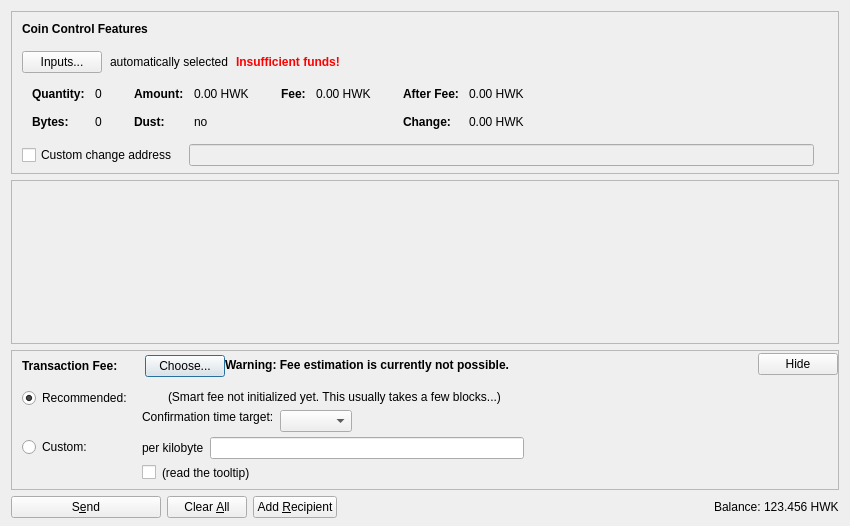
<?xml version="1.0" encoding="UTF-8"?>
<ui version="4.0">
 <class>SendCoinsDialog</class>
 <widget class="QDialog" name="SendCoinsDialog">
  <property name="geometry">
   <rect>
    <x>0</x>
    <y>0</y>
    <width>850</width>
    <height>526</height>
   </rect>
  </property>
  <property name="windowTitle">
   <string>Send Coins</string>
  </property>
  <layout class="QVBoxLayout" name="verticalLayout" stretch="0,1,0,0">
   <property name="bottomMargin">
    <number>8</number>
   </property>
   <item>
    <widget class="QFrame" name="frameCoinControl">
     <property name="sizePolicy">
      <sizepolicy hsizetype="Expanding" vsizetype="Expanding">
       <horstretch>0</horstretch>
       <verstretch>0</verstretch>
      </sizepolicy>
     </property>
     <property name="maximumSize">
      <size>
       <width>16777215</width>
       <height>16777215</height>
      </size>
     </property>
     <property name="frameShape">
      <enum>QFrame::StyledPanel</enum>
     </property>
     <property name="frameShadow">
      <enum>QFrame::Sunken</enum>
     </property>
     <layout class="QVBoxLayout" name="verticalLayoutCoinControl2">
      <property name="spacing">
       <number>0</number>
      </property>
      <property name="leftMargin">
       <number>0</number>
      </property>
      <property name="topMargin">
       <number>0</number>
      </property>
      <property name="rightMargin">
       <number>0</number>
      </property>
      <property name="bottomMargin">
       <number>6</number>
      </property>
      <item>
       <layout class="QVBoxLayout" name="verticalLayoutCoinControl" stretch="0,0,0,0,1">
        <property name="spacing">
         <number>0</number>
        </property>
        <property name="leftMargin">
         <number>10</number>
        </property>
        <property name="topMargin">
         <number>10</number>
        </property>
        <item>
         <layout class="QHBoxLayout" name="horizontalLayoutCoinControl1">
          <property name="bottomMargin">
           <number>15</number>
          </property>
          <item>
           <widget class="QLabel" name="labelCoinControlFeatures">
            <property name="sizePolicy">
             <sizepolicy hsizetype="Preferred" vsizetype="Maximum">
              <horstretch>0</horstretch>
              <verstretch>0</verstretch>
             </sizepolicy>
            </property>
            <property name="font">
             <font>
              <weight>75</weight>
              <bold>true</bold>
             </font>
            </property>
            <property name="styleSheet">
             <string notr="true">font-weight:bold;</string>
            </property>
            <property name="text">
             <string>Coin Control Features</string>
            </property>
           </widget>
          </item>
         </layout>
        </item>
        <item>
         <layout class="QHBoxLayout" name="horizontalLayoutCoinControl2" stretch="0,0,0,0">
          <property name="spacing">
           <number>8</number>
          </property>
          <property name="bottomMargin">
           <number>10</number>
          </property>
          <item>
           <widget class="QPushButton" name="pushButtonCoinControl">
            <property name="styleSheet">
             <string notr="true"/>
            </property>
            <property name="text">
             <string>Inputs...</string>
            </property>
            <property name="autoDefault">
             <bool>false</bool>
            </property>
           </widget>
          </item>
          <item>
           <widget class="QLabel" name="labelCoinControlAutomaticallySelected">
            <property name="text">
             <string>automatically selected</string>
            </property>
            <property name="margin">
             <number>5</number>
            </property>
           </widget>
          </item>
          <item>
           <widget class="QLabel" name="labelCoinControlInsuffFunds">
            <property name="font">
             <font>
              <weight>75</weight>
              <bold>true</bold>
             </font>
            </property>
            <property name="styleSheet">
             <string notr="true">color:red;font-weight:bold;</string>
            </property>
            <property name="text">
             <string>Insufficient funds!</string>
            </property>
            <property name="margin">
             <number>5</number>
            </property>
           </widget>
          </item>
          <item>
           <spacer name="horizontalSpacerCoinControl">
            <property name="orientation">
             <enum>Qt::Horizontal</enum>
            </property>
            <property name="sizeHint" stdset="0">
             <size>
              <width>40</width>
              <height>1</height>
             </size>
            </property>
           </spacer>
          </item>
         </layout>
        </item>
        <item>
         <widget class="QWidget" name="widgetCoinControl" native="true">
          <property name="sizePolicy">
           <sizepolicy hsizetype="Preferred" vsizetype="Preferred">
            <horstretch>0</horstretch>
            <verstretch>0</verstretch>
           </sizepolicy>
          </property>
          <property name="minimumSize">
           <size>
            <width>0</width>
            <height>0</height>
           </size>
          </property>
          <property name="styleSheet">
           <string notr="true"/>
          </property>
          <layout class="QHBoxLayout" name="horizontalLayoutCoinControl5">
           <property name="leftMargin">
            <number>0</number>
           </property>
           <property name="topMargin">
            <number>0</number>
           </property>
           <property name="rightMargin">
            <number>0</number>
           </property>
           <property name="bottomMargin">
            <number>0</number>
           </property>
           <item>
            <layout class="QHBoxLayout" name="horizontalLayoutCoinControl3" stretch="0,0,0,1">
             <property name="spacing">
              <number>20</number>
             </property>
             <property name="topMargin">
              <number>0</number>
             </property>
             <property name="bottomMargin">
              <number>10</number>
             </property>
             <item>
              <layout class="QFormLayout" name="formLayoutCoinControl1">
               <property name="horizontalSpacing">
                <number>10</number>
               </property>
               <property name="verticalSpacing">
                <number>14</number>
               </property>
               <property name="leftMargin">
                <number>10</number>
               </property>
               <property name="topMargin">
                <number>4</number>
               </property>
               <property name="rightMargin">
                <number>6</number>
               </property>
               <item row="0" column="0">
                <widget class="QLabel" name="labelCoinControlQuantityText">
                 <property name="font">
                  <font>
                   <weight>75</weight>
                   <bold>true</bold>
                  </font>
                 </property>
                 <property name="text">
                  <string>Quantity:</string>
                 </property>
                 <property name="margin">
                  <number>0</number>
                 </property>
                </widget>
               </item>
               <item row="0" column="1">
                <widget class="QLabel" name="labelCoinControlQuantity">
                 <property name="cursor">
                  <cursorShape>IBeamCursor</cursorShape>
                 </property>
                 <property name="contextMenuPolicy">
                  <enum>Qt::ActionsContextMenu</enum>
                 </property>
                 <property name="text">
                  <string notr="true">0</string>
                 </property>
                 <property name="margin">
                  <number>0</number>
                 </property>
                 <property name="textInteractionFlags">
                  <set>Qt::LinksAccessibleByMouse|Qt::TextSelectableByKeyboard|Qt::TextSelectableByMouse</set>
                 </property>
                </widget>
               </item>
               <item row="1" column="0">
                <widget class="QLabel" name="labelCoinControlBytesText">
                 <property name="font">
                  <font>
                   <weight>75</weight>
                   <bold>true</bold>
                  </font>
                 </property>
                 <property name="text">
                  <string>Bytes:</string>
                 </property>
                </widget>
               </item>
               <item row="1" column="1">
                <widget class="QLabel" name="labelCoinControlBytes">
                 <property name="cursor">
                  <cursorShape>IBeamCursor</cursorShape>
                 </property>
                 <property name="contextMenuPolicy">
                  <enum>Qt::ActionsContextMenu</enum>
                 </property>
                 <property name="text">
                  <string notr="true">0</string>
                 </property>
                 <property name="textInteractionFlags">
                  <set>Qt::LinksAccessibleByMouse|Qt::TextSelectableByKeyboard|Qt::TextSelectableByMouse</set>
                 </property>
                </widget>
               </item>
              </layout>
             </item>
             <item>
              <layout class="QFormLayout" name="formLayoutCoinControl2">
               <property name="horizontalSpacing">
                <number>10</number>
               </property>
               <property name="verticalSpacing">
                <number>14</number>
               </property>
               <property name="leftMargin">
                <number>6</number>
               </property>
               <property name="topMargin">
                <number>4</number>
               </property>
               <property name="rightMargin">
                <number>6</number>
               </property>
               <item row="0" column="0">
                <widget class="QLabel" name="labelCoinControlAmountText">
                 <property name="font">
                  <font>
                   <weight>75</weight>
                   <bold>true</bold>
                  </font>
                 </property>
                 <property name="text">
                  <string>Amount:</string>
                 </property>
                 <property name="margin">
                  <number>0</number>
                 </property>
                </widget>
               </item>
               <item row="0" column="1">
                <widget class="QLabel" name="labelCoinControlAmount">
                 <property name="cursor">
                  <cursorShape>IBeamCursor</cursorShape>
                 </property>
                 <property name="contextMenuPolicy">
                  <enum>Qt::ActionsContextMenu</enum>
                 </property>
                 <property name="text">
                  <string notr="true">0.00 HWK</string>
                 </property>
                 <property name="textInteractionFlags">
                  <set>Qt::LinksAccessibleByMouse|Qt::TextSelectableByKeyboard|Qt::TextSelectableByMouse</set>
                 </property>
                </widget>
               </item>
               <item row="1" column="0">
                <widget class="QLabel" name="labelCoinControlLowOutputText">
                 <property name="font">
                  <font>
                   <weight>75</weight>
                   <bold>true</bold>
                  </font>
                 </property>
                 <property name="text">
                  <string>Dust:</string>
                 </property>
                </widget>
               </item>
               <item row="1" column="1">
                <widget class="QLabel" name="labelCoinControlLowOutput">
                 <property name="cursor">
                  <cursorShape>IBeamCursor</cursorShape>
                 </property>
                 <property name="contextMenuPolicy">
                  <enum>Qt::ActionsContextMenu</enum>
                 </property>
                 <property name="text">
                  <string notr="true">no</string>
                 </property>
                 <property name="textInteractionFlags">
                  <set>Qt::LinksAccessibleByMouse|Qt::TextSelectableByKeyboard|Qt::TextSelectableByMouse</set>
                 </property>
                </widget>
               </item>
              </layout>
             </item>
             <item>
              <layout class="QFormLayout" name="formLayoutCoinControl3">
               <property name="horizontalSpacing">
                <number>10</number>
               </property>
               <property name="verticalSpacing">
                <number>14</number>
               </property>
               <property name="leftMargin">
                <number>6</number>
               </property>
               <property name="topMargin">
                <number>4</number>
               </property>
               <property name="rightMargin">
                <number>6</number>
               </property>
               <item row="0" column="0">
                <widget class="QLabel" name="labelCoinControlFeeText">
                 <property name="font">
                  <font>
                   <weight>75</weight>
                   <bold>true</bold>
                  </font>
                 </property>
                 <property name="text">
                  <string>Fee:</string>
                 </property>
                 <property name="margin">
                  <number>0</number>
                 </property>
                </widget>
               </item>
               <item row="0" column="1">
                <widget class="QLabel" name="labelCoinControlFee">
                 <property name="cursor">
                  <cursorShape>IBeamCursor</cursorShape>
                 </property>
                 <property name="contextMenuPolicy">
                  <enum>Qt::ActionsContextMenu</enum>
                 </property>
                 <property name="text">
                  <string notr="true">0.00 HWK</string>
                 </property>
                 <property name="textInteractionFlags">
                  <set>Qt::LinksAccessibleByMouse|Qt::TextSelectableByKeyboard|Qt::TextSelectableByMouse</set>
                 </property>
                </widget>
               </item>
              </layout>
             </item>
             <item>
              <layout class="QFormLayout" name="formLayoutCoinControl4">
               <property name="horizontalSpacing">
                <number>10</number>
               </property>
               <property name="verticalSpacing">
                <number>14</number>
               </property>
               <property name="leftMargin">
                <number>6</number>
               </property>
               <property name="topMargin">
                <number>4</number>
               </property>
               <property name="rightMargin">
                <number>6</number>
               </property>
               <item row="0" column="0">
                <widget class="QLabel" name="labelCoinControlAfterFeeText">
                 <property name="font">
                  <font>
                   <weight>75</weight>
                   <bold>true</bold>
                  </font>
                 </property>
                 <property name="text">
                  <string>After Fee:</string>
                 </property>
                 <property name="margin">
                  <number>0</number>
                 </property>
                </widget>
               </item>
               <item row="0" column="1">
                <widget class="QLabel" name="labelCoinControlAfterFee">
                 <property name="cursor">
                  <cursorShape>IBeamCursor</cursorShape>
                 </property>
                 <property name="contextMenuPolicy">
                  <enum>Qt::ActionsContextMenu</enum>
                 </property>
                 <property name="text">
                  <string notr="true">0.00 HWK</string>
                 </property>
                 <property name="textInteractionFlags">
                  <set>Qt::LinksAccessibleByMouse|Qt::TextSelectableByKeyboard|Qt::TextSelectableByMouse</set>
                 </property>
                </widget>
               </item>
               <item row="1" column="0">
                <widget class="QLabel" name="labelCoinControlChangeText">
                 <property name="font">
                  <font>
                   <weight>75</weight>
                   <bold>true</bold>
                  </font>
                 </property>
                 <property name="text">
                  <string>Change:</string>
                 </property>
                </widget>
               </item>
               <item row="1" column="1">
                <widget class="QLabel" name="labelCoinControlChange">
                 <property name="cursor">
                  <cursorShape>IBeamCursor</cursorShape>
                 </property>
                 <property name="contextMenuPolicy">
                  <enum>Qt::ActionsContextMenu</enum>
                 </property>
                 <property name="text">
                  <string notr="true">0.00 HWK</string>
                 </property>
                 <property name="textInteractionFlags">
                  <set>Qt::LinksAccessibleByMouse|Qt::TextSelectableByKeyboard|Qt::TextSelectableByMouse</set>
                 </property>
                </widget>
               </item>
              </layout>
             </item>
            </layout>
           </item>
          </layout>
         </widget>
        </item>
        <item>
         <layout class="QHBoxLayout" name="horizontalLayoutCoinControl4" stretch="0,0,0">
          <property name="spacing">
           <number>12</number>
          </property>
          <property name="sizeConstraint">
           <enum>QLayout::SetDefaultConstraint</enum>
          </property>
          <property name="topMargin">
           <number>5</number>
          </property>
          <property name="rightMargin">
           <number>5</number>
          </property>
          <item>
           <widget class="QCheckBox" name="checkBoxCoinControlChange">
            <property name="toolTip">
             <string>If this is activated, but the change address is empty or invalid, change will be sent to a newly generated address.</string>
            </property>
            <property name="text">
             <string>Custom change address</string>
            </property>
           </widget>
          </item>
          <item>
           <widget class="QValidatedLineEdit" name="lineEditCoinControlChange">
            <property name="enabled">
             <bool>false</bool>
            </property>
            <property name="sizePolicy">
             <sizepolicy hsizetype="Expanding" vsizetype="Fixed">
              <horstretch>0</horstretch>
              <verstretch>0</verstretch>
             </sizepolicy>
            </property>
           </widget>
          </item>
          <item>
           <widget class="QLabel" name="labelCoinControlChangeLabel">
            <property name="sizePolicy">
             <sizepolicy hsizetype="Preferred" vsizetype="Expanding">
              <horstretch>0</horstretch>
              <verstretch>0</verstretch>
             </sizepolicy>
            </property>
            <property name="minimumSize">
             <size>
              <width>0</width>
              <height>0</height>
             </size>
            </property>
            <property name="text">
             <string/>
            </property>
            <property name="margin">
             <number>3</number>
            </property>
           </widget>
          </item>
         </layout>
        </item>
        <item>
         <spacer name="verticalSpacerCoinControl">
          <property name="orientation">
           <enum>Qt::Vertical</enum>
          </property>
          <property name="sizeHint" stdset="0">
           <size>
            <width>800</width>
            <height>1</height>
           </size>
          </property>
         </spacer>
        </item>
       </layout>
      </item>
     </layout>
    </widget>
   </item>
   <item>
    <widget class="QScrollArea" name="scrollArea">
     <property name="widgetResizable">
      <bool>true</bool>
     </property>
     <widget class="QWidget" name="scrollAreaWidgetContents">
      <property name="geometry">
       <rect>
        <x>0</x>
        <y>0</y>
        <width>830</width>
        <height>104</height>
       </rect>
      </property>
      <layout class="QVBoxLayout" name="verticalLayout_2" stretch="0,1">
       <property name="leftMargin">
        <number>0</number>
       </property>
       <property name="topMargin">
        <number>0</number>
       </property>
       <property name="rightMargin">
        <number>0</number>
       </property>
       <property name="bottomMargin">
        <number>0</number>
       </property>
       <item>
        <layout class="QVBoxLayout" name="entries">
         <property name="spacing">
          <number>6</number>
         </property>
        </layout>
       </item>
       <item>
        <spacer name="verticalSpacer">
         <property name="orientation">
          <enum>Qt::Vertical</enum>
         </property>
         <property name="sizeHint" stdset="0">
          <size>
           <width>20</width>
           <height>40</height>
          </size>
         </property>
        </spacer>
       </item>
      </layout>
     </widget>
    </widget>
   </item>
   <item>
    <widget class="QFrame" name="frameFee">
     <property name="sizePolicy">
      <sizepolicy hsizetype="Expanding" vsizetype="Expanding">
       <horstretch>0</horstretch>
       <verstretch>0</verstretch>
      </sizepolicy>
     </property>
     <property name="maximumSize">
      <size>
       <width>16777215</width>
       <height>16777215</height>
      </size>
     </property>
     <property name="frameShape">
      <enum>QFrame::StyledPanel</enum>
     </property>
     <property name="frameShadow">
      <enum>QFrame::Sunken</enum>
     </property>
     <layout class="QVBoxLayout" name="verticalLayoutFee1">
      <property name="spacing">
       <number>0</number>
      </property>
      <property name="leftMargin">
       <number>0</number>
      </property>
      <property name="topMargin">
       <number>0</number>
      </property>
      <property name="rightMargin">
       <number>0</number>
      </property>
      <property name="bottomMargin">
       <number>0</number>
      </property>
      <item>
       <layout class="QVBoxLayout" name="verticalLayoutFee2" stretch="0,0,0">
        <property name="spacing">
         <number>0</number>
        </property>
        <property name="leftMargin">
         <number>10</number>
        </property>
        <property name="topMargin">
         <number>0</number>
        </property>
        <item>
         <layout class="QHBoxLayout" name="horizontalLayoutFee1">
          <property name="bottomMargin">
           <number>0</number>
          </property>
          <item>
           <layout class="QVBoxLayout" name="verticalLayoutFee7">
            <property name="spacing">
             <number>0</number>
            </property>
            <item>
             <spacer name="verticalSpacerSmartFee">
              <property name="orientation">
               <enum>Qt::Vertical</enum>
              </property>
              <property name="sizeType">
               <enum>QSizePolicy::Fixed</enum>
              </property>
              <property name="sizeHint" stdset="0">
               <size>
                <width>1</width>
                <height>4</height>
               </size>
              </property>
             </spacer>
            </item>
            <item>
             <layout class="QHBoxLayout" name="horizontalLayoutSmartFee">
              <property name="spacing">
               <number>10</number>
              </property>
              <item>
               <widget class="QLabel" name="labelFeeHeadline">
                <property name="sizePolicy">
                 <sizepolicy hsizetype="Preferred" vsizetype="Maximum">
                  <horstretch>0</horstretch>
                  <verstretch>0</verstretch>
                 </sizepolicy>
                </property>
                <property name="font">
                 <font>
                  <weight>75</weight>
                  <bold>true</bold>
                 </font>
                </property>
                <property name="styleSheet">
                 <string notr="true">font-weight:bold;</string>
                </property>
                <property name="text">
                 <string>Transaction Fee:</string>
                </property>
               </widget>
              </item>
              <item>
               <widget class="QLabel" name="labelFeeMinimized">
                <property name="text">
                 <string/>
                </property>
               </widget>
              </item>
              <item>
               <widget class="QPushButton" name="buttonChooseFee">
                <property name="text">
                 <string>Choose...</string>
                </property>
               </widget>
              </item>
             </layout>
            </item>
            <item>
             <spacer name="verticalSpacer_5">
              <property name="orientation">
               <enum>Qt::Vertical</enum>
              </property>
              <property name="sizeHint" stdset="0">
               <size>
                <width>1</width>
                <height>1</height>
               </size>
              </property>
             </spacer>
            </item>
           </layout>
          </item>
          <item>
           <widget class="QLabel" name="fallbackFeeWarningLabel">
            <property name="toolTip">
             <string>Using the fallbackfee can result in sending a transaction that will take several hours or days (or never) to confirm. Consider choosing your fee manually or wait until you have validated the complete chain.</string>
            </property>
            <property name="font">
            <font>
                <weight>75</weight>
                <bold>true</bold>
            </font>
            </property>
            <property name="text">
             <string>Warning: Fee estimation is currently not possible.</string>
            </property>
            <property name="wordWrap">
             <bool>false</bool>
            </property>
           </widget>
          </item>
          <item>
           <spacer name="horizontalSpacer_4">
            <property name="orientation">
             <enum>Qt::Horizontal</enum>
            </property>
            <property name="sizeType">
             <enum>QSizePolicy::MinimumExpanding</enum>
            </property>
            <property name="sizeHint" stdset="0">
             <size>
              <width>40</width>
              <height>20</height>
             </size>
            </property>
           </spacer>
          </item>
          <item>
           <widget class="QPushButton" name="buttonMinimizeFee">
            <property name="toolTip">
             <string>collapse fee-settings</string>
            </property>
            <property name="text">
             <string>Hide</string>
            </property>
           </widget>
          </item>
         </layout>
        </item>
        <item>
         <widget class="QFrame" name="frameFeeSelection">
          <layout class="QVBoxLayout" name="verticalLayoutFee12">
           <property name="spacing">
            <number>0</number>
           </property>
           <property name="leftMargin">
            <number>0</number>
           </property>
           <property name="topMargin">
            <number>0</number>
           </property>
           <property name="rightMargin">
            <number>0</number>
           </property>
           <property name="bottomMargin">
            <number>0</number>
           </property>
           <item>
            <layout class="QGridLayout" name="gridLayoutFee">
             <property name="topMargin">
              <number>10</number>
             </property>
             <property name="bottomMargin">
              <number>4</number>
             </property>
             <property name="horizontalSpacing">
              <number>10</number>
             </property>
             <property name="verticalSpacing">
              <number>4</number>
             </property>
             <item row="1" column="1">
              <layout class="QVBoxLayout" name="verticalLayoutFee8">
               <property name="spacing">
                <number>6</number>
               </property>
               <item>
                <layout class="QHBoxLayout" name="horizontalLayoutFee13">
                 <item>
                  <widget class="QLabel" name="labelCustomPerKilobyte">
                   <property name="toolTip">
                    <string>If the custom fee is set to 1000 satoshis and the transaction is only 250 bytes, then &quot;per kilobyte&quot; only pays 250 satoshis in fee, while &quot;total at least&quot; pays 1000 satoshis. For transactions bigger than a kilobyte both pay by kilobyte.</string>
                   </property>
                   <property name="text">
                    <string>per kilobyte</string>
                   </property>
                  </widget>
                 </item>
                 <item>
                  <widget class="BitcoinAmountField" name="customFee"/>
                 </item>
                 <item>
                  <spacer name="horizontalSpacer_6">
                   <property name="orientation">
                    <enum>Qt::Horizontal</enum>
                   </property>
                   <property name="sizeHint" stdset="0">
                    <size>
                     <width>1</width>
                     <height>1</height>
                    </size>
                   </property>
                  </spacer>
                 </item>
                </layout>
               </item>
               <item>
                <layout class="QHBoxLayout" name="horizontalLayoutFee8">
                 <item>
                  <widget class="QCheckBox" name="checkBoxMinimumFee">
                   <property name="toolTip">
                    <string>Paying only the minimum fee is just fine as long as there is less transaction volume than space in the blocks. But be aware that this can end up in a never confirming transaction once there is more demand for litecoin transactions than the network can process.</string>
                   </property>
                   <property name="text">
                    <string/>
                   </property>
                  </widget>
                 </item>
                 <item>
                  <widget class="QLabel" name="labelMinFeeWarning">
                   <property name="enabled">
                    <bool>true</bool>
                   </property>
                   <property name="toolTip">
                    <string>Paying only the minimum fee is just fine as long as there is less transaction volume than space in the blocks. But be aware that this can end up in a never confirming transaction once there is more demand for litecoin transactions than the network can process.</string>
                   </property>
                   <property name="text">
                    <string>(read the tooltip)</string>
                   </property>
                   <property name="margin">
                    <number>5</number>
                   </property>
                  </widget>
                 </item>
                 <item>
                  <spacer name="horizontalSpacer_2">
                   <property name="orientation">
                    <enum>Qt::Horizontal</enum>
                   </property>
                   <property name="sizeHint" stdset="0">
                    <size>
                     <width>1</width>
                     <height>1</height>
                    </size>
                   </property>
                  </spacer>
                 </item>
                </layout>
               </item>
              </layout>
             </item>
             <item row="0" column="0">
              <layout class="QVBoxLayout" name="verticalLayoutFee4" stretch="0,1">
               <item>
                <widget class="QRadioButton" name="radioSmartFee">
                 <property name="text">
                  <string>Recommended:</string>
                 </property>
                 <property name="checked">
                  <bool>true</bool>
                 </property>
                 <attribute name="buttonGroup">
                  <string notr="true">groupFee</string>
                 </attribute>
                </widget>
               </item>
               <item>
                <spacer name="verticalSpacer_2">
                 <property name="orientation">
                  <enum>Qt::Vertical</enum>
                 </property>
                 <property name="sizeHint" stdset="0">
                  <size>
                   <width>1</width>
                   <height>1</height>
                  </size>
                 </property>
                </spacer>
               </item>
              </layout>
             </item>
             <item row="1" column="0">
              <layout class="QVBoxLayout" name="verticalLayoutFee9" stretch="0,1">
               <item>
                <widget class="QRadioButton" name="radioCustomFee">
                 <property name="text">
                  <string>Custom:</string>
                 </property>
                 <attribute name="buttonGroup">
                  <string notr="true">groupFee</string>
                 </attribute>
                </widget>
               </item>
               <item>
                <spacer name="verticalSpacer_6">
                 <property name="orientation">
                  <enum>Qt::Vertical</enum>
                 </property>
                 <property name="sizeHint" stdset="0">
                  <size>
                   <width>1</width>
                   <height>1</height>
                  </size>
                 </property>
                </spacer>
               </item>
              </layout>
             </item>
             <item row="0" column="1">
              <layout class="QVBoxLayout" name="verticalLayoutFee3" stretch="0,0,1">
               <property name="spacing">
                <number>6</number>
               </property>
               <property name="topMargin">
                <number>2</number>
               </property>
               <item>
                <layout class="QHBoxLayout" name="horizontalLayoutFee12">
                 <item>
                  <widget class="QLabel" name="labelSmartFee">
                   <property name="text">
                    <string/>
                   </property>
                   <property name="margin">
                    <number>2</number>
                   </property>
                  </widget>
                 </item>
                 <item>
                  <widget class="QLabel" name="labelFeeEstimation">
                   <property name="text">
                    <string/>
                   </property>
                  </widget>
                 </item>
                 <item>
                  <widget class="QLabel" name="labelSmartFee2">
                   <property name="text">
                    <string>(Smart fee not initialized yet. This usually takes a few blocks...)</string>
                   </property>
                   <property name="margin">
                    <number>2</number>
                   </property>
                  </widget>
                 </item>
                 <item>
                  <spacer name="horizontalSpacer_5">
                   <property name="orientation">
                    <enum>Qt::Horizontal</enum>
                   </property>
                   <property name="sizeHint" stdset="0">
                    <size>
                     <width>1</width>
                     <height>1</height>
                    </size>
                   </property>
                  </spacer>
                 </item>
                </layout>
               </item>
               <item>
                <layout class="QHBoxLayout" name="horizontalLayoutFee9">
                 <item>
                  <layout class="QVBoxLayout" name="verticalLayoutFee6">
                   <item>
                    <widget class="QLabel" name="labelSmartFee3">
                     <property name="text">
                      <string>Confirmation time target:</string>
                     </property>
                     <property name="margin">
                      <number>2</number>
                     </property>
                    </widget>
                   </item>
                   <item>
                    <spacer name="verticalSpacer_3">
                     <property name="orientation">
                      <enum>Qt::Vertical</enum>
                     </property>
                     <property name="sizeHint" stdset="0">
                      <size>
                       <width>1</width>
                       <height>1</height>
                      </size>
                     </property>
                    </spacer>
                   </item>
                  </layout>
                 </item>
                 <item>
                  <layout class="QVBoxLayout" name="verticalLayoutFee5">
                   <property name="rightMargin">
                    <number>30</number>
                   </property>
                   <item>
                    <layout class="QHBoxLayout" name="horizontalLayoutConfTarget">
                     <property name="bottomMargin">
                      <number>0</number>
                     </property>
                     <item>
                      <widget class="QComboBox" name="confTargetSelector"/>
                     </item>
                     <item>
                      <spacer name="horizontalSpacerConfTarget">
                       <property name="orientation">
                        <enum>Qt::Horizontal</enum>
                       </property>
                       <property name="sizeHint" stdset="0">
                        <size>
                         <width>40</width>
                         <height>20</height>
                        </size>
                       </property>
                      </spacer>
                     </item>
                    </layout>
                   </item>
                  </layout>
                 </item>
                </layout>
               </item>
               <item>
                <spacer name="verticalSpacer_4">
                 <property name="orientation">
                  <enum>Qt::Vertical</enum>
                 </property>
                 <property name="sizeHint" stdset="0">
                  <size>
                   <width>1</width>
                   <height>1</height>
                  </size>
                 </property>
                </spacer>
               </item>
              </layout>
             </item>
            </layout>
           </item>
          </layout>
         </widget>
        </item>
        <item>
         <spacer name="verticalSpacerFee">
          <property name="orientation">
           <enum>Qt::Vertical</enum>
          </property>
          <property name="sizeHint" stdset="0">
           <size>
            <width>40</width>
            <height>5</height>
           </size>
          </property>
         </spacer>
        </item>
       </layout>
      </item>
     </layout>
    </widget>
   </item>
   <item>
    <layout class="QHBoxLayout" name="horizontalLayout">
     <item>
      <widget class="QPushButton" name="sendButton">
       <property name="minimumSize">
        <size>
         <width>150</width>
         <height>0</height>
        </size>
       </property>
       <property name="toolTip">
        <string>Confirm the send action</string>
       </property>
       <property name="text">
        <string>S&amp;end</string>
       </property>
       <property name="icon">
        <iconset resource="../bitcoin.qrc">
         <normaloff>:/icons/send</normaloff>:/icons/send</iconset>
       </property>
       <property name="autoDefault">
        <bool>false</bool>
       </property>
       <property name="default">
        <bool>false</bool>
       </property>
      </widget>
     </item>
     <item>
      <widget class="QPushButton" name="clearButton">
       <property name="sizePolicy">
        <sizepolicy hsizetype="Minimum" vsizetype="Fixed">
         <horstretch>0</horstretch>
         <verstretch>0</verstretch>
        </sizepolicy>
       </property>
       <property name="toolTip">
        <string>Clear all fields of the form.</string>
       </property>
       <property name="text">
        <string>Clear &amp;All</string>
       </property>
       <property name="icon">
        <iconset resource="../bitcoin.qrc">
         <normaloff>:/icons/remove</normaloff>:/icons/remove</iconset>
       </property>
       <property name="autoDefault">
        <bool>false</bool>
       </property>
      </widget>
     </item>
     <item>
      <widget class="QPushButton" name="addButton">
       <property name="toolTip">
        <string>Send to multiple recipients at once</string>
       </property>
       <property name="text">
        <string>Add &amp;Recipient</string>
       </property>
       <property name="icon">
        <iconset resource="../bitcoin.qrc">
         <normaloff>:/icons/add</normaloff>:/icons/add</iconset>
       </property>
       <property name="autoDefault">
        <bool>false</bool>
       </property>
      </widget>
     </item>
     <item>
      <spacer name="horizontalSpacer">
       <property name="orientation">
        <enum>Qt::Horizontal</enum>
       </property>
       <property name="sizeHint" stdset="0">
        <size>
         <width>40</width>
         <height>20</height>
        </size>
       </property>
      </spacer>
     </item>
     <item>
      <layout class="QHBoxLayout" name="horizontalLayout_2">
       <property name="spacing">
        <number>3</number>
       </property>
       <item>
        <widget class="QLabel" name="label">
         <property name="sizePolicy">
          <sizepolicy hsizetype="Preferred" vsizetype="Fixed">
           <horstretch>0</horstretch>
           <verstretch>0</verstretch>
          </sizepolicy>
         </property>
         <property name="text">
          <string>Balance:</string>
         </property>
        </widget>
       </item>
       <item>
        <widget class="QLabel" name="labelBalance">
         <property name="sizePolicy">
          <sizepolicy hsizetype="Preferred" vsizetype="Fixed">
           <horstretch>0</horstretch>
           <verstretch>0</verstretch>
          </sizepolicy>
         </property>
         <property name="cursor">
          <cursorShape>IBeamCursor</cursorShape>
         </property>
         <property name="text">
          <string notr="true">123.456 HWK</string>
         </property>
         <property name="textInteractionFlags">
          <set>Qt::LinksAccessibleByMouse|Qt::TextSelectableByKeyboard|Qt::TextSelectableByMouse</set>
         </property>
        </widget>
       </item>
      </layout>
     </item>
    </layout>
   </item>
  </layout>
 </widget>
 <customwidgets>
  <customwidget>
   <class>QValidatedLineEdit</class>
   <extends>QLineEdit</extends>
   <header>qvalidatedlineedit.h</header>
  </customwidget>
  <customwidget>
   <class>BitcoinAmountField</class>
   <extends>QLineEdit</extends>
   <header>bitcoinamountfield.h</header>
   <container>1</container>
  </customwidget>
 </customwidgets>
 <resources>
  <include location="../bitcoin.qrc"/>
 </resources>
 <connections/>
 <buttongroups>
  <buttongroup name="groupFee"/>
 </buttongroups>
</ui>
